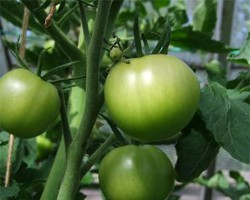
#> input picture Atividade_Pratica_II_YOLO_Kaggle/dataset/yolo/images/test/riped_tomato_10.jpeg, 250 x 200 px; its folder holds only this picture in this run
$ python analisar_resultados.py 2
#> lines starting #> are read from the running program, lines starting #| are printed output that depends on the picture
"""Compara caixas, registra erros e monta painéis com referência e predição."""
from pathlib import Path
import csv
import json
import argparse

ROOT = Path(__file__).resolve().parent.parent


def boxes(path, predicted=False):
    if not path.exists(): return []
    return [(int(a[0]),list(map(float,a[1:5])),float(a[5]) if predicted else 1.) for a in (line.split() for line in path.read_text(encoding="utf-8").splitlines())]


def iou(a,b):
    ax,ay,aw,ah=a; bx,by,bw,bh=b
    area=max(0,min(ax+aw/2,bx+bw/2)-max(ax-aw/2,bx-bw/2))*max(0,min(ay+ah/2,by+bh/2)-max(ay-ah/2,by-bh/2))
    union=aw*ah+bw*bh-area
    return area/union if union else 0.


def score(gt,pred):
    remaining=set(range(len(gt))); unmatched=[]; tp=0
    for cls,box,confidence in sorted(pred,key=lambda x:x[2],reverse=True):
        best=max([(iou(box,gt[i][1]),i) for i in remaining if gt[i][0]==cls],default=(0.,-1))
        if best[0]>=.5:
            tp+=1; remaining.remove(best[1])
        else: unmatched.append((cls,box,confidence))
    class_errors=0; wrong_class_candidates=set(remaining)
    for cls,box,_ in unmatched:
        best=max([(iou(box,gt[i][1]),i) for i in wrong_class_candidates if gt[i][0]!=cls],default=(0.,-1))
        if best[0]>=.5:
            class_errors+=1; wrong_class_candidates.remove(best[1])
    return {"tp":tp,"fp":len(unmatched),"fn":len(remaining),"erros_classe":class_errors,"pred":len(pred)}


def analyze(activity, panels=True):
#> called with activity = '2', panels = True
    project=ROOT/("Atividade_Pratica_II_YOLO_Kaggle" if activity=="2" else "Atividade_Pratica_Final_YOLO")
    data=project/("dataset/yolo" if activity=="2" else "dataset/ready")
    images=data/("images/test" if activity=="2" else "unseen/images")
    labels=data/("labels/test" if activity=="2" else "unseen/labels_referencia")
    results=project/"runs/detect/resultados"
    settings=["conf025","conf070"] if activity=="2" else ["imagens_ineditas"]
    records=[]
    for image in sorted(images.iterdir()):
        gt=boxes(labels/(image.stem+".txt"))
        row={"imagem":image.name,"gt":len(gt),"classes":sorted({x[0] for x in gt})}
        for setting in settings:
            row[setting]=score(gt,boxes(results/setting/"labels"/(image.stem+".txt"),True))
        records.append(row)
    totals={s:{k:sum(r[s][k] for r in records) for k in ["tp","fp","fn","erros_classe","pred"]} for s in settings}
    total_gt=sum(r["gt"] for r in records)
    if activity=="2":
        chosen=[]
        for cls in [0,1]:
            choices=sorted((r for r in records if cls in r['classes']),key=lambda r:(r['conf025']['fp']+r['conf025']['fn'],r['imagem']))
            if choices and choices[0] not in chosen: chosen.append(choices[0])
        for row in sorted(records,key=lambda r:(-(r['conf025']['fp']+r['conf025']['fn']+r['conf070']['fn']),r['imagem'])):
            if row not in chosen: chosen.append(row)
            if len(chosen)==5:break
    else: chosen=records
    record={"activity":activity,"total_gt":total_gt,"images":len(records),"totals":totals,"records":records,"samples":[r['imagem'] for r in chosen],"iou":.5}
    evidence=project/"evidencias"
    (evidence/"comparacao_corrigida.json").write_text(json.dumps(record,indent=2,ensure_ascii=False),encoding='utf-8')
    csv_path=evidence/("comparacao_confianca.csv" if activity=="2" else "comparacao_ineditas.csv")
    with csv_path.open('w',encoding='utf-8',newline='') as f:
        writer=csv.writer(f); writer.writerow(['imagem','gt']+[f'{s}_{k}' for s in settings for k in ['pred','tp','fp','fn','erros_classe']])
        for r in records:writer.writerow([r['imagem'],r['gt']]+[r[s][k] for s in settings for k in ['pred','tp','fp','fn','erros_classe']])
        writer.writerow(['TOTAL',total_gt]+[totals[s][k] for s in settings for k in ['pred','tp','fp','fn','erros_classe']])
    if panels:
        from PIL import Image,ImageDraw,ImageFont,ImageOps
        try: font=ImageFont.truetype('C:/Windows/Fonts/arial.ttf',18)
        except OSError:font=ImageFont.load_default()
        target=evidence/"comparacoes_visuais"; target.mkdir(exist_ok=True)
        for row in chosen:
            source=Image.open(images/row['imagem']).convert('RGB')
#> source is the input picture: PIL image 250x200 RGB; mean R, G, B 74, 98.3, 55.8
            ref=source.copy(); draw=ImageDraw.Draw(ref)
            w,h=ref.size
#> w = 250; h = 200
            try: ref_font=ImageFont.truetype('C:/Windows/Fonts/arial.ttf',max(18,round(w/45)))
            except OSError: ref_font=font
            for cls,(cx,cy,bw,bh),_ in boxes(labels/(Path(row['imagem']).stem+'.txt')):
                color='#138a36' if cls==0 else '#e75b14'
                x1,y1=(cx-bw/2)*w,(cy-bh/2)*h; x2,y2=(cx+bw/2)*w,(cy+bh/2)*h
                draw.rectangle((x1,y1,x2,y2),outline=color,width=max(2,round(w/250)))
                draw.text((x1,max(0,y1-getattr(ref_font,'size',18)-4)),['nao_maduro','maduro'][cls],fill=color,font=ref_font)
            tiles=[('Original',source),('Anotacao de referencia',ref)]
            for setting in settings:
                prediction=results/setting/(Path(row['imagem']).stem+'.jpg')
                tiles.append((('Predicao conf=0.25' if setting in ['conf025','imagens_ineditas'] else 'Predicao conf=0.70'),Image.open(prediction).convert('RGB')))
            sheet=Image.new('RGB',(480*len(tiles),430),'white'); canvas=ImageDraw.Draw(sheet)
#> after `sheet = Image.new('RGB', (480 * len(tiles), 430), 'white')`: sheet: PIL image 1920x430 RGB; every value is 255
            for i,(title,tile) in enumerate(tiles):
                tile=ImageOps.contain(tile,(470,360)); sheet.paste(tile,(i*480+(480-tile.width)//2,45+(360-tile.height)//2)); canvas.text((i*480+12,12),title,fill='black',font=font)
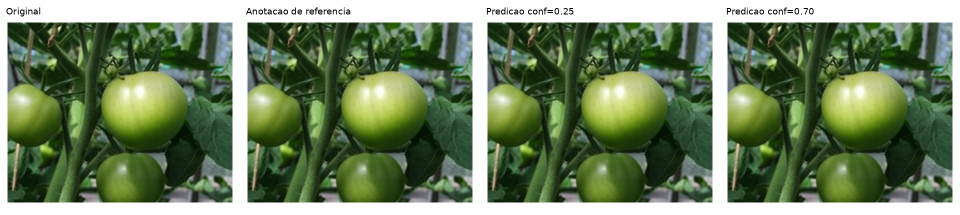
#> sheet: PIL image 1920x430 RGB (shown at 1/2 size); mean R, G, B 112.1, 131.2, 97.8
            canvas.text((12,407),row['imagem'],fill='black',font=font)
            sheet.save(target/(Path(row['imagem']).stem+'.jpg'),quality=90)
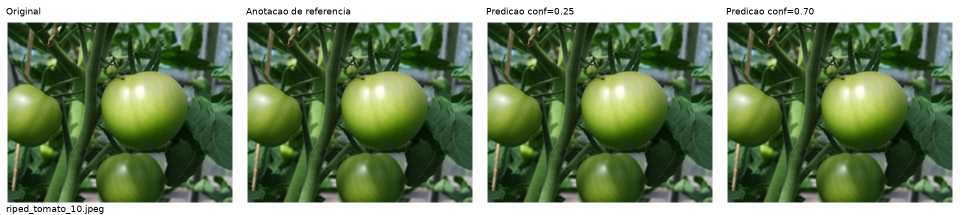
#> saved as riped_tomato_10.jpg: PIL image 1920x430 RGB (shown at 1/2 size); mean R, G, B 111.9, 130.9, 97.6
    print(json.dumps({k:v for k,v in record.items() if k!='records'},indent=2,ensure_ascii=False))
    return record


def main():
    p=argparse.ArgumentParser(); p.add_argument('atividade',choices=['2','final']); p.add_argument('--sem-paineis',action='store_true'); args=p.parse_args()
    analyze(args.atividade,panels=not args.sem_paineis)


if __name__=='__main__':main()

$ run again, on Atividade_Pratica_II_YOLO_Kaggle/dataset/yolo/images/test/riped_tomato_15.jpeg
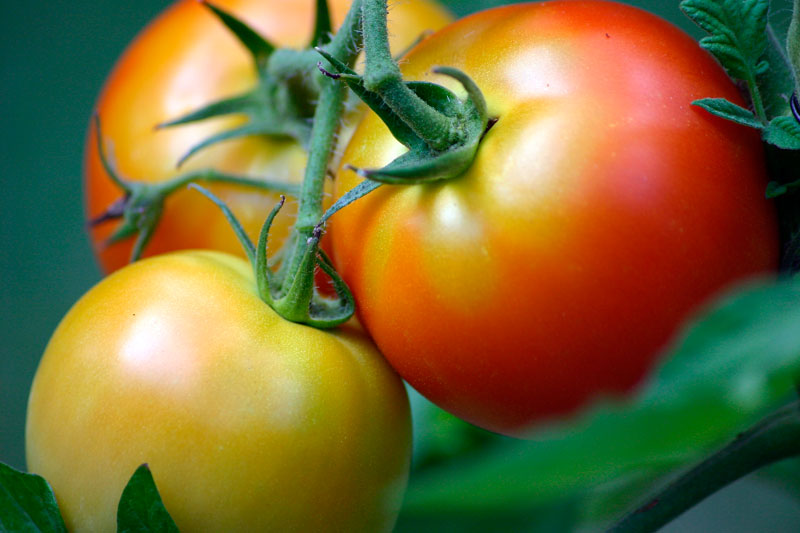
#> input picture Atividade_Pratica_II_YOLO_Kaggle/dataset/yolo/images/test/riped_tomato_15.jpeg, 800 x 533 px
#> in analyze, source is the input picture: PIL image 800x533 RGB; mean R, G, B 121.7, 108.3, 54.4
#> after the loop in analyze, `for i,(title,tile) in enumerate(tiles):`:
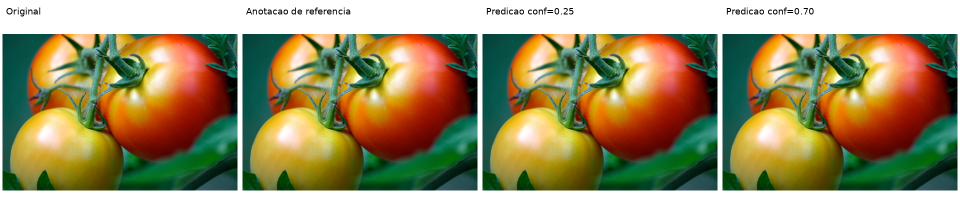
#> sheet: PIL image 1920x430 RGB (shown at 1/2 size); mean R, G, B 159.2, 149.6, 111.2
#> in analyze, `sheet.save(target/(Path(row['imagem']).stem+'.jpg'),quality=90)`:
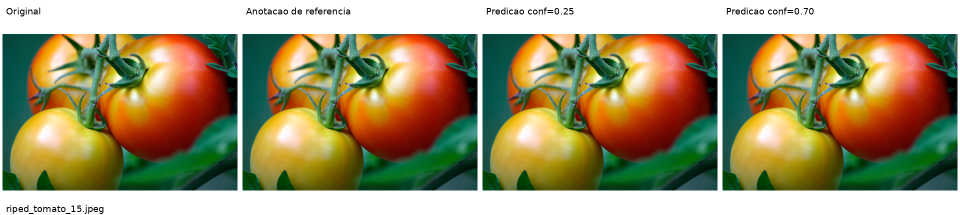
#> saved as riped_tomato_15.jpg: PIL image 1920x430 RGB (shown at 1/2 size); mean R, G, B 159, 149.4, 111
